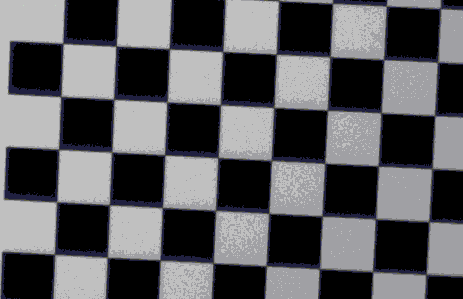
//> input picture chessboard.bmp, 463 x 299 px
$ ./sobel   (built with g++ and OpenCV 4)
//> lines starting //> are read from the running program, lines starting //| are printed output that depends on the picture
#include <iostream>

#include <opencv2/highgui/highgui.hpp>
#include <opencv2/imgproc/imgproc.hpp>
#include <opencv2/core/core.hpp>

using namespace cv;
using namespace std;

int main(){
    int sobel_x[3][3] = {1,0,-1,2,0,-2,1,0,-1};
    int sobel_y[3][3] = {1,2,1,0,0,0,-1,-2,-1};
    IplImage* image;
    IplImage* clone;
    IplImage* result_x;
    IplImage* result_y;
    image = cvLoadImage("chessboard.bmp");
//> image is the input picture: 299 rows x 463 cols, CV_8UC3; mean B, G, R 94.9, 92, 92
    if(!image){
        return 1;
    }
    int width = image->width;
//> width = 463
    int height= image->height;
//> height = 299
    int sum_x,sum_y;

    clone = cvCreateImage(cvSize(width,height),IPL_DEPTH_8U,1);
    result_x = cvCreateImage(cvSize(width,height),IPL_DEPTH_8U,1);
    result_y = cvCreateImage(cvSize(width,height),IPL_DEPTH_8U,1);

    //convert to gray image
    cvCvtColor(image,clone,CV_BGR2GRAY);
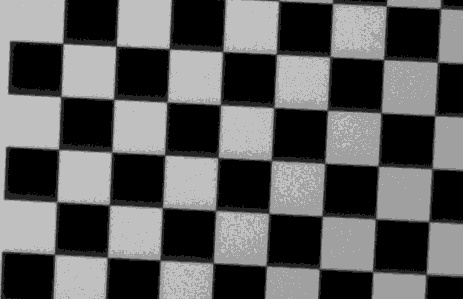
//> clone: 299 rows x 463 cols, CV_8UC1; min 0, max 208, mean 92.2

    for (int i =1; i < height-2 ; i++ )
    {

        for( int j = 1; j< width-2 ; j++ )
        {
            sum_x = 0;
            sum_y = 0;
            for(int p = 0;p<3;p++)
            {
                for (int q = 0; q < 3 ; q++)
                {
                    sum_x += ((uchar*)(clone->imageData + (i+p)*clone->widthStep ))[ j + q ] * sobel_x[q][p];
                    sum_y += ((uchar*)(clone->imageData + (i+p)*clone->widthStep ))[ j + q ] * sobel_y[q][p];
                }
            }
            //eliminate some noise on image
            sum_x = abs(sum_x);
            sum_x = sum_x > 255 ? 255 : sum_x;
            sum_x = sum_x < 180 ? 0 : sum_x;

            sum_y = abs(sum_y);
            sum_y = sum_y > 255 ? 255 : sum_y;
            sum_y = sum_y < 180 ? 0 : sum_y;

            ((uchar*)( result_x->imageData + i * result_x->widthStep))[ j ] = sum_x;
            ((uchar*)( result_y->imageData + i * result_y->widthStep))[ j ] = sum_y;
        }
    }
//> this loop made 296 passes
//> sum_x on passes 1 to 3: 0, 0, 0
//> after the loop, sum_x = 0; sum_y = 0

    cvNamedWindow("sobel_x",0);
    cvShowImage("sobel_x",result_x);
    cvNamedWindow("sobel_y",0);
    cvShowImage("sobel_y",result_y);
    waitKey(0);
    cvReleaseImage(&image);
    cvReleaseImage(&clone);
    cvReleaseImage(&result_x);
    cvReleaseImage(&result_y);
    return 0;
}
